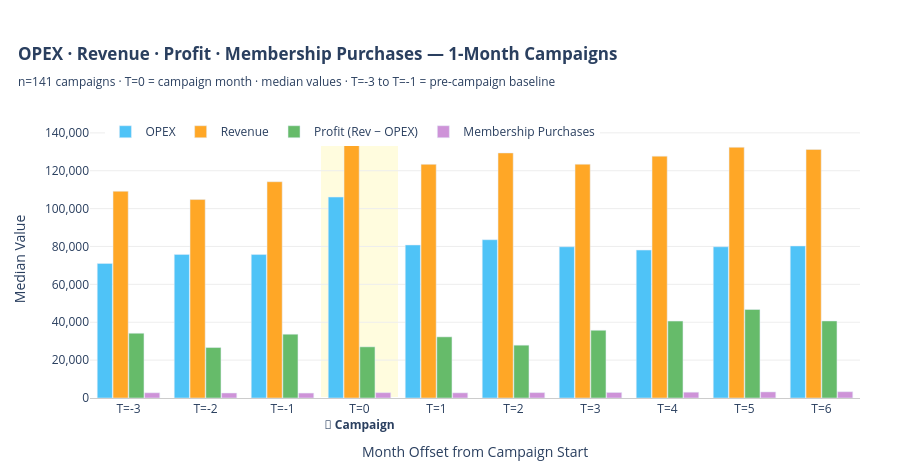
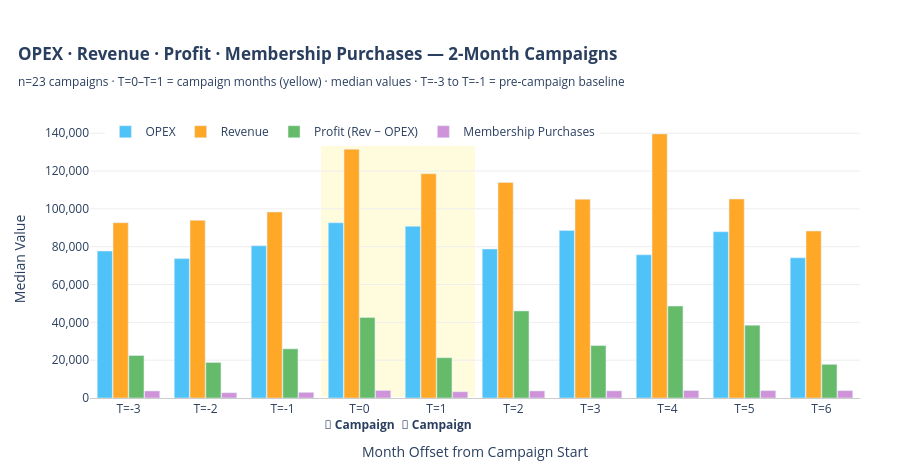
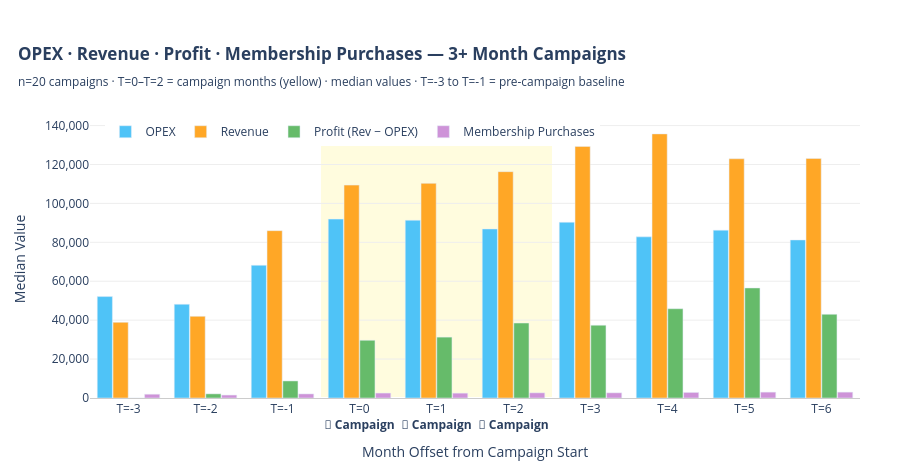

The notebook cell these images were saved under, in order:
### Code cell
# ── OPEX / Revenue / Profit / Mem Purchases — 3 separate plots ───────────────
_rd = data.copy()
_rd["report_date"] = pd.to_datetime(_rd["report_date"])
_rd["true_opex"]   = _rd["cogs"] + _rd["expenses"]
_rd_by_site = {sk: grp.sort_values("report_date")
               for sk, grp in _rd.groupby("site_key")}

def reclassify(d):
    if d == 1: return "1 month"
    if d == 2: return "2 months"
    return "3+ months"

campaigns_df["dur_bucket2"] = campaigns_df["duration_months"].apply(reclassify)

_records = []
for _, camp in campaigns_df.iterrows():
    sk     = camp["site_key"]
    anchor = pd.to_datetime(camp["campaign_start"])
    bucket = camp["dur_bucket2"]
    dur    = int(camp["duration_months"])
    if sk not in _rd_by_site:
        continue
    ts = _rd_by_site[sk].copy()
    ts["mfs"] = (
        (ts["report_date"].dt.year  - anchor.year)  * 12 +
        (ts["report_date"].dt.month - anchor.month)
    )
    for _, row in ts[(ts["mfs"] >= -3) & (ts["mfs"] <= 6)].iterrows():
        _records.append({
            "bucket":           bucket,
            "duration":         dur,
            "mfs":              int(row["mfs"]),
            "opex":             row["true_opex"],
            "revenue":          row["total_income"],
            "profit":           row["total_income"] - row["true_opex"],
            "mem_purchases":    row["mem_purchase_count"],
        })

snap_df2 = pd.DataFrame(_records)

OPEX_COLOR    = "#4FC3F7"
REV_COLOR     = "#FFA726"
PROFIT_COLOR  = "#66BB6A"
MEM_COLOR     = "#CE93D8"   # purple — membership purchases
CAMP_SHADE    = "#FFF9C4"

BUCKET_CONFIG = {
    "1 month":   {"camp_months": [0],       "title": "1-Month Campaigns"},
    "2 months":  {"camp_months": [0, 1],    "title": "2-Month Campaigns"},
    "3+ months": {"camp_months": [0, 1, 2], "title": "3+ Month Campaigns"},
}

for bucket, cfg in BUCKET_CONFIG.items():
    sub = snap_df2[snap_df2["bucket"] == bucket]
    if len(sub) == 0:
        continue

    agg = (
        sub.groupby("mfs")[["opex", "revenue", "profit", "mem_purchases"]]
        .median()
        .reset_index()
    )
    n_camps     = campaigns_df[campaigns_df["dur_bucket2"] == bucket].shape[0]
    camp_months = cfg["camp_months"]
    month_list  = list(agg["mfs"])

    x_labels = []
    for m in month_list:
        if m in camp_months:
            x_labels.append(f"T={m}<br><b>📍 Campaign</b>")
        else:
            x_labels.append(f"T={m}")

    fig = go.Figure()

    # Shade campaign months
    for cm in camp_months:
        if cm in month_list:
            pos = month_list.index(cm)
            fig.add_vrect(
                x0=pos - 0.5, x1=pos + 0.5,
                fillcolor=CAMP_SHADE, opacity=0.55,
                layer="below", line_width=0,
            )

    fig.add_trace(go.Bar(
        name="OPEX", x=x_labels, y=agg["opex"],
        marker_color=OPEX_COLOR,
        hovertemplate="T=%{x}<br>OPEX: $%{y:,.0f}<extra></extra>",
    ))
    fig.add_trace(go.Bar(
        name="Revenue", x=x_labels, y=agg["revenue"],
        marker_color=REV_COLOR,
        hovertemplate="T=%{x}<br>Revenue: $%{y:,.0f}<extra></extra>",
    ))
    fig.add_trace(go.Bar(
        name="Profit (Rev − OPEX)", x=x_labels, y=agg["profit"],
        marker_color=PROFIT_COLOR,
        hovertemplate="T=%{x}<br>Profit: $%{y:,.0f}<extra></extra>",
    ))
    fig.add_trace(go.Bar(
        name="Membership Purchases", x=x_labels, y=agg["mem_purchases"],
        marker_color=MEM_COLOR,
        hovertemplate="T=%{x}<br>Mem Purchases: %{y:,.0f}<extra></extra>",
    ))

    camp_label = (
        "T=0 = campaign month"
        if len(camp_months) == 1
        else f"T={camp_months[0]}–T={camp_months[-1]} = campaign months (yellow)"
    )

    fig.update_layout(
        barmode="group",
        title=dict(
            text=(
                f"<b>OPEX · Revenue · Profit · Membership Purchases — {cfg['title']}</b>"
                f"<br><sub>n={n_camps} campaigns · {camp_label} · "
                "median values · T=-3 to T=-1 = pre-campaign baseline</sub>"
            ),
            x=0.02, xanchor="left",
        ),
        xaxis=dict(
            title="Month Offset from Campaign Start",
            showgrid=False, showline=True, linecolor="#CCC",
        ),
        yaxis=dict(
            title="Median Value",
            tickformat=",.0f",
            gridcolor="#EEE",
        ),
        legend=dict(orientation="h", x=0.02, y=1.01, xanchor="left"),
        plot_bgcolor="white",
        height=470,
        margin=dict(l=90, r=40, t=120, b=60),
        bargap=0.18,
        bargroupgap=0.04,
    )
    fig.show()

### Figure 1 — Plotly figure (JSON) as saved in the notebook; plotly's stock layout.template omitted (floating-point values rounded to 4 significant figures)
{"data": [{"hovertemplate": "T=%{x}<br>OPEX: $%{y:,.0f}<extra></extra>", "marker": {"color": "#4FC3F7"}, "name": "OPEX", "type": "bar", "x": ["T=-3", "T=-2", "T=-1", "T=0<br><b>📍 Campaign</b>", "T=1", "T=2", "T=3", "T=4", "T=5", "T=6"], "y": [71050.0, 75840.0, 75740.0, 106100.0, 80790.0, 83580.0, 79860.0, 78100.0, 79850.0, 80280.0]}, {"hovertemplate": "T=%{x}<br>Revenue: $%{y:,.0f}<extra></extra>", "marker": {"color": "#FFA726"}, "name": "Revenue", "type": "bar", "x": ["T=-3", "T=-2", "T=-1", "T=0<br><b>📍 Campaign</b>", "T=1", "T=2", "T=3", "T=4", "T=5", "T=6"], "y": [109200.0, 104800.0, 114200.0, 139500.0, 123400.0, 129400.0, 123400.0, 127700.0, 132400.0, 131200.0]}, {"hovertemplate": "T=%{x}<br>Profit: $%{y:,.0f}<extra></extra>", "marker": {"color": "#66BB6A"}, "name": "Profit (Rev − OPEX)", "type": "bar", "x": ["T=-3", "T=-2", "T=-1", "T=0<br><b>📍 Campaign</b>", "T=1", "T=2", "T=3", "T=4", "T=5", "T=6"], "y": [34180.0, 26650.0, 33680.0, 27010.0, 32290.0, 27890.0, 35740.0, 40600.0, 46720.0, 40670.0]}, {"hovertemplate": "T=%{x}<br>Mem Purchases: %{y:,.0f}<extra></extra>", "marker": {"color": "#CE93D8"}, "name": "Membership Purchases", "type": "bar", "x": ["T=-3", "T=-2", "T=-1", "T=0<br><b>📍 Campaign</b>", "T=1", "T=2", "T=3", "T=4", "T=5", "T=6"], "y": [2753.0, 2642.0, 2605.0, 2818.0, 2722.0, 2842.0, 2916.0, 3059.0, 3210.0, 3314.0]}], "layout": {"bargap": 0.18, "bargroupgap": 0.04, "barmode": "group", "height": 470, "legend": {"orientation": "h", "x": 0.02, "xanchor": "left", "y": 1.01}, "margin": {"b": 60, "l": 90, "r": 40, "t": 120}, "plot_bgcolor": "white", "shapes": [{"fillcolor": "#FFF9C4", "layer": "below", "line": {"width": 0}, "opacity": 0.55, "type": "rect", "x0": 2.5, "x1": 3.5, "xref": "x", "y0": 0, "y1": 1, "yref": "y domain"}], "title": {"text": "<b>OPEX · Revenue · Profit · Membership Purchases — 1-Month Campaigns</b><br><sub>n=141 campaigns · T=0 = campaign month · median values · T=-3 to T=-1 = pre-campaign baseline</sub>", "x": 0.02, "xanchor": "left"}, "xaxis": {"linecolor": "#CCC", "showgrid": false, "showline": true, "title": {"text": "Month Offset from Campaign Start"}}, "yaxis": {"gridcolor": "#EEE", "tickformat": ",.0f", "title": {"text": "Median Value"}}}}

### Figure 2 — Plotly figure (JSON) as saved in the notebook; plotly's stock layout.template omitted (floating-point values rounded to 4 significant figures)
{"data": [{"hovertemplate": "T=%{x}<br>OPEX: $%{y:,.0f}<extra></extra>", "marker": {"color": "#4FC3F7"}, "name": "OPEX", "type": "bar", "x": ["T=-3", "T=-2", "T=-1", "T=0<br><b>📍 Campaign</b>", "T=1<br><b>📍 Campaign</b>", "T=2", "T=3", "T=4", "T=5", "T=6"], "y": [77690.0, 73700.0, 80480.0, 92660.0, 90800.0, 78750.0, 88550.0, 75710.0, 87920.0, 74120.0]}, {"hovertemplate": "T=%{x}<br>Revenue: $%{y:,.0f}<extra></extra>", "marker": {"color": "#FFA726"}, "name": "Revenue", "type": "bar", "x": ["T=-3", "T=-2", "T=-1", "T=0<br><b>📍 Campaign</b>", "T=1<br><b>📍 Campaign</b>", "T=2", "T=3", "T=4", "T=5", "T=6"], "y": [92660.0, 93930.0, 98330.0, 131500.0, 118600.0, 114000.0, 105100.0, 139700.0, 105200.0, 88270.0]}, {"hovertemplate": "T=%{x}<br>Profit: $%{y:,.0f}<extra></extra>", "marker": {"color": "#66BB6A"}, "name": "Profit (Rev − OPEX)", "type": "bar", "x": ["T=-3", "T=-2", "T=-1", "T=0<br><b>📍 Campaign</b>", "T=1<br><b>📍 Campaign</b>", "T=2", "T=3", "T=4", "T=5", "T=6"], "y": [22470.0, 18800.0, 25990.0, 42560.0, 21300.0, 46050.0, 27720.0, 48610.0, 38480.0, 17800.0]}, {"hovertemplate": "T=%{x}<br>Mem Purchases: %{y:,.0f}<extra></extra>", "marker": {"color": "#CE93D8"}, "name": "Membership Purchases", "type": "bar", "x": ["T=-3", "T=-2", "T=-1", "T=0<br><b>📍 Campaign</b>", "T=1<br><b>📍 Campaign</b>", "T=2", "T=3", "T=4", "T=5", "T=6"], "y": [3732.0, 2786.0, 2994.0, 3978.0, 3306.0, 3738.0, 3791.0, 3930.0, 3904.0, 3904.0]}], "layout": {"bargap": 0.18, "bargroupgap": 0.04, "barmode": "group", "height": 470, "legend": {"orientation": "h", "x": 0.02, "xanchor": "left", "y": 1.01}, "margin": {"b": 60, "l": 90, "r": 40, "t": 120}, "plot_bgcolor": "white", "shapes": [{"fillcolor": "#FFF9C4", "layer": "below", "line": {"width": 0}, "opacity": 0.55, "type": "rect", "x0": 2.5, "x1": 3.5, "xref": "x", "y0": 0, "y1": 1, "yref": "y domain"}, {"fillcolor": "#FFF9C4", "layer": "below", "line": {"width": 0}, "opacity": 0.55, "type": "rect", "x0": 3.5, "x1": 4.5, "xref": "x", "y0": 0, "y1": 1, "yref": "y domain"}], "title": {"text": "<b>OPEX · Revenue · Profit · Membership Purchases — 2-Month Campaigns</b><br><sub>n=23 campaigns · T=0–T=1 = campaign months (yellow) · median values · T=-3 to T=-1 = pre-campaign baseline</sub>", "x": 0.02, "xanchor": "left"}, "xaxis": {"linecolor": "#CCC", "showgrid": false, "showline": true, "title": {"text": "Month Offset from Campaign Start"}}, "yaxis": {"gridcolor": "#EEE", "tickformat": ",.0f", "title": {"text": "Median Value"}}}}

### Figure 3 — Plotly figure (JSON) as saved in the notebook; plotly's stock layout.template omitted (floating-point values rounded to 4 significant figures)
{"data": [{"hovertemplate": "T=%{x}<br>OPEX: $%{y:,.0f}<extra></extra>", "marker": {"color": "#4FC3F7"}, "name": "OPEX", "type": "bar", "x": ["T=-3", "T=-2", "T=-1", "T=0<br><b>📍 Campaign</b>", "T=1<br><b>📍 Campaign</b>", "T=2<br><b>📍 Campaign</b>", "T=3", "T=4", "T=5", "T=6"], "y": [52120.0, 48160.0, 68200.0, 91930.0, 91340.0, 86860.0, 90320.0, 82800.0, 86250.0, 81210.0]}, {"hovertemplate": "T=%{x}<br>Revenue: $%{y:,.0f}<extra></extra>", "marker": {"color": "#FFA726"}, "name": "Revenue", "type": "bar", "x": ["T=-3", "T=-2", "T=-1", "T=0<br><b>📍 Campaign</b>", "T=1<br><b>📍 Campaign</b>", "T=2<br><b>📍 Campaign</b>", "T=3", "T=4", "T=5", "T=6"], "y": [38880.0, 41960.0, 85990.0, 109400.0, 110300.0, 116300.0, 129300.0, 135700.0, 122900.0, 123100.0]}, {"hovertemplate": "T=%{x}<br>Profit: $%{y:,.0f}<extra></extra>", "marker": {"color": "#66BB6A"}, "name": "Profit (Rev − OPEX)", "type": "bar", "x": ["T=-3", "T=-2", "T=-1", "T=0<br><b>📍 Campaign</b>", "T=1<br><b>📍 Campaign</b>", "T=2<br><b>📍 Campaign</b>", "T=3", "T=4", "T=5", "T=6"], "y": [0.0, 2127.0, 8763.0, 29660.0, 31280.0, 38530.0, 37400.0, 45880.0, 56540.0, 43010.0]}, {"hovertemplate": "T=%{x}<br>Mem Purchases: %{y:,.0f}<extra></extra>", "marker": {"color": "#CE93D8"}, "name": "Membership Purchases", "type": "bar", "x": ["T=-3", "T=-2", "T=-1", "T=0<br><b>📍 Campaign</b>", "T=1<br><b>📍 Campaign</b>", "T=2<br><b>📍 Campaign</b>", "T=3", "T=4", "T=5", "T=6"], "y": [1942.0, 1510.0, 2100.0, 2532.0, 2492.0, 2656.0, 2664.0, 2861.0, 3019.0, 3010.0]}], "layout": {"bargap": 0.18, "bargroupgap": 0.04, "barmode": "group", "height": 470, "legend": {"orientation": "h", "x": 0.02, "xanchor": "left", "y": 1.01}, "margin": {"b": 60, "l": 90, "r": 40, "t": 120}, "plot_bgcolor": "white", "shapes": [{"fillcolor": "#FFF9C4", "layer": "below", "line": {"width": 0}, "opacity": 0.55, "type": "rect", "x0": 2.5, "x1": 3.5, "xref": "x", "y0": 0, "y1": 1, "yref": "y domain"}, {"fillcolor": "#FFF9C4", "layer": "below", "line": {"width": 0}, "opacity": 0.55, "type": "rect", "x0": 3.5, "x1": 4.5, "xref": "x", "y0": 0, "y1": 1, "yref": "y domain"}, {"fillcolor": "#FFF9C4", "layer": "below", "line": {"width": 0}, "opacity": 0.55, "type": "rect", "x0": 4.5, "x1": 5.5, "xref": "x", "y0": 0, "y1": 1, "yref": "y domain"}], "title": {"text": "<b>OPEX · Revenue · Profit · Membership Purchases — 3+ Month Campaigns</b><br><sub>n=20 campaigns · T=0–T=2 = campaign months (yellow) · median values · T=-3 to T=-1 = pre-campaign baseline</sub>", "x": 0.02, "xanchor": "left"}, "xaxis": {"linecolor": "#CCC", "showgrid": false, "showline": true, "title": {"text": "Month Offset from Campaign Start"}}, "yaxis": {"gridcolor": "#EEE", "tickformat": ",.0f", "title": {"text": "Median Value"}}}}
